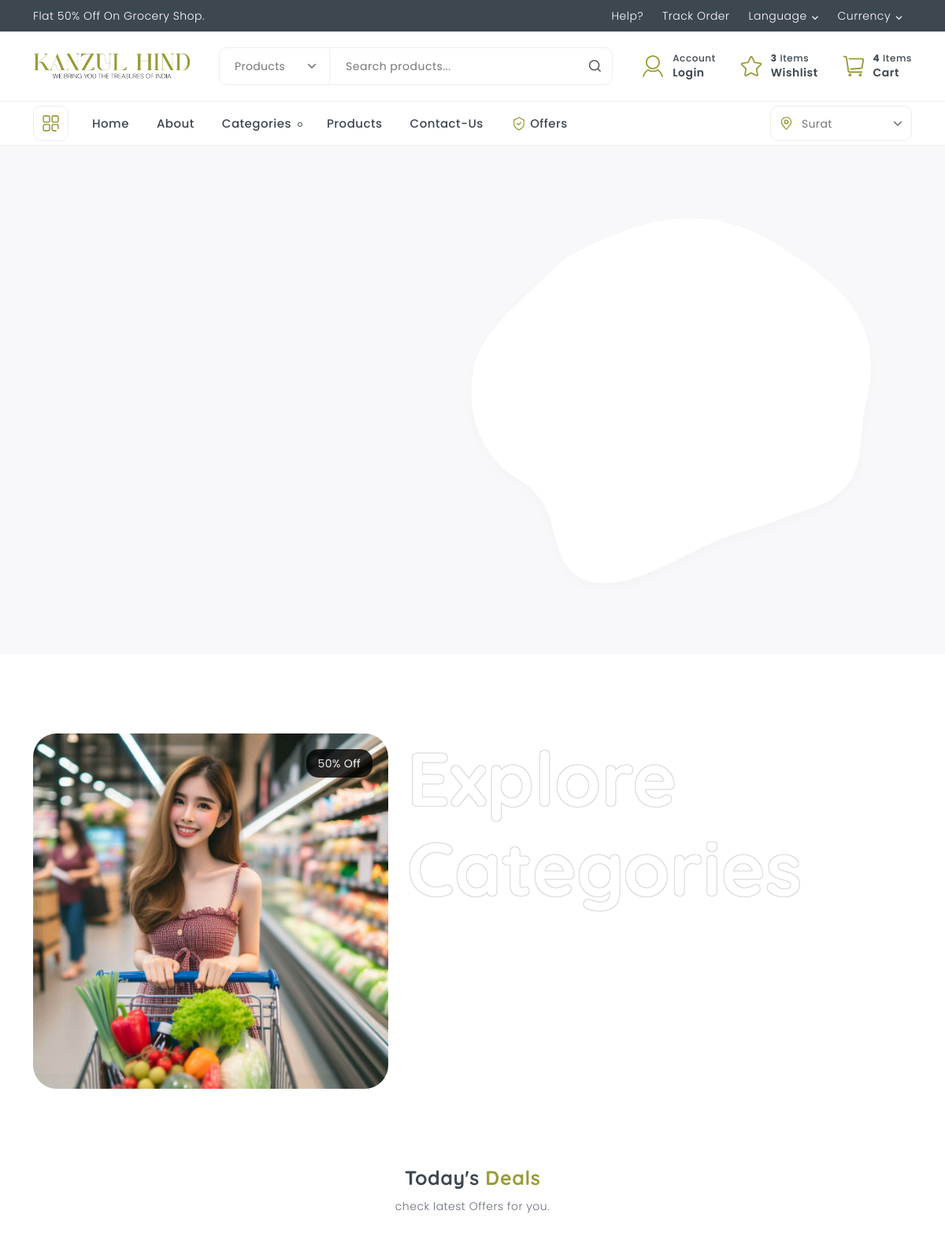
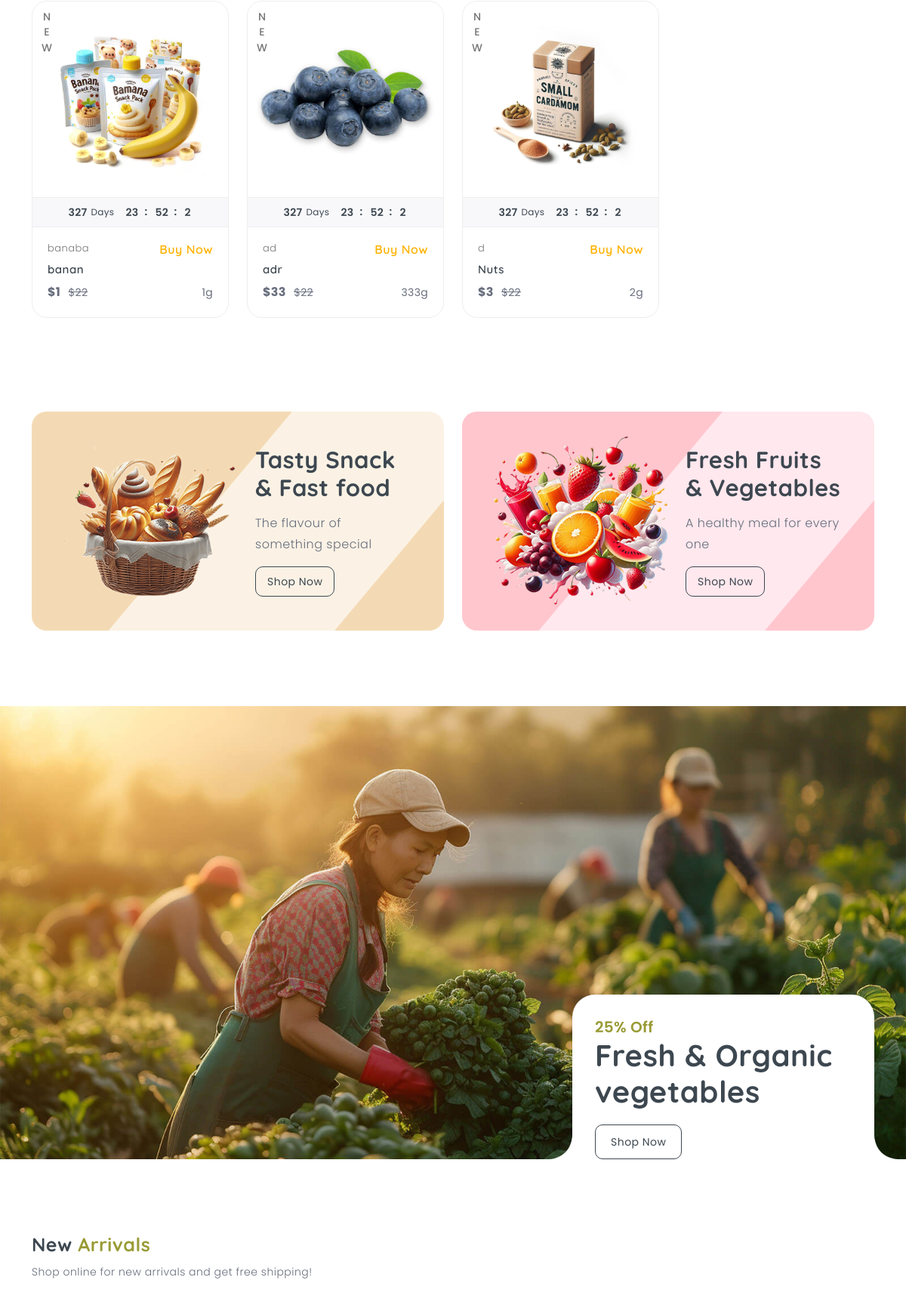
The page / (upper part) on the database its author committed (2 pictures, top to bottom).
### web/models.py (models this page shows, shortened)
class Product(models.Model):
    name = models.CharField(max_length=200)
    subname = models.CharField(max_length=200)
    image = models.ImageField(upload_to='product_images/')
    image1 = models.ImageField(upload_to='product_images/')
    price = models.IntegerField()
    gram = models.IntegerField()
    category = models.ForeignKey(Category, on_delete=models.CASCADE, related_name='products')
    has_offer = models.BooleanField(default=False)
    new_arrivals = models.BooleanField(default=False)
    class Meta:
        verbose_name = 'Product'
        verbose_name_plural = 'Products'

### web/views.py (the view)
# urls.py: path("",views.index,name="index"),
def index(request):
    offers = Product.objects.filter(has_offer=True)
    arrivels = Product.objects.filter(new_arrivals=True)
    return render(request, "web/index.html", {
        'offers': offers,
        'arrivels': arrivels,
    })

### web/context_processors.py (called while the page is built)
def category_context(request):
    categories = Category.objects.all()
    return {
        'categories': categories
    }

### template/web/index.html (shortened to what this page needs)
{% extends "web/base.html" %}
{% load static %}
{% block content %}
    <section class="section-hero margin-b-50">
        <div class="container">
            <div class="row">
                <div class="col-12">
                    <div class="hero-slider swiper-container">
                        <div class="swiper-wrapper">
                            <div class="swiper-slide slide-1">
                                <div class="row mb-minus-24">
                                    <div class="col-lg-6 col-12 order-lg-1 order-2 mb-24">
                                        <div class="hero-contact">
                                        </div>
                                    </div>
                                    <div class="col-lg-6 col-12 order-lg-2 order-1 mb-24">
                                        <div class="hero-image">
                                            <svg xmlns="http://www.w3.org/2000/svg" viewBox="0 0 300 300"
                                                class="animate-shape">
                                                <linearGradient id="shape_1" x1="100%" x2="0%" y1="100%" y2="0%">
                                                </linearGradient>
                                                <path d="">
                                                    <animate repeatCount="indefinite" attributeName="d" dur="15s"
                                                        values="" />
                                                </path>
                                            </svg>
                                        </div>
                                    </div>
                                </div>
                            </div>
                            <div class="swiper-slide slide-2">
                                <div class="row mb-minus-24">
                                    <div class="col-lg-6 col-12 order-lg-1 order-2 mb-24">
                                        <div class="hero-contact">
                                        </div>
                                    </div>
                                </div>
                            </div>
                        </div>
                    </div>
                </div>
            </div>
        </div>
    </section>
    <section class="section-category padding-tb-50">
        <div class="container">
            <div class="row mb-minus-24">
                <div class="col-lg-5 col-12 mb-24">
                    <div class="bb-category-img">
                        <img src="{% static "assets/img/category/category.jpg" %}" alt="category">
                        <div class="bb-offers">
                            <span>50% Off</span>
                        </div>
                    </div>
                </div>
                <div class="col-lg-7 col-12 mb-24">
                    <div class="bb-category-contact">
                        <div class="category-title" data-aos="fade-up" data-aos-duration="1000" data-aos-delay="600">
                            <h2>Explore Categories</h2>
                        </div>
                    </div>
                </div>
            </div>
        </div>
    </section>
    <section class="section-offer padding-tb-50">
        <div class="container">
            <div class="row">
                <div class="col-12">
                    <div class="section-title bb-center" data-aos="fade-up" data-aos-duration="1000"
                        data-aos-delay="200">
                        <div class="section-detail">
                            <h2 class="bb-title">Today's<span> Deals</span></h2>
                            <p>check latest Offers for you.</p>
                        </div>
                    </div>
                </div>
                {% for product in offers %}
                <div class="col-xl-3 col-md-4 col-6 mb-24 bb-product-box" data-aos="fade-up" data-aos-duration="1000"
                    data-aos-delay="200">
                    <div class="bb-pro-box">
                        <div class="bb-pro-img">
                            <span class="flags">
                                <span>New</span>
                            </span>
                            <a href="javascript:void(0)">
                                <div class="inner-img">
                                    <img class="main-img" src="{{product.image.url}}" alt="product-1">
                                </div>
                            </a>
                        </div>
                        <div class="timer1 timer dealend-timer" data-date="September 30, 2025 19:15:10 PDT"></div>
                        <div class="bb-pro-contact">
                            <div class="bb-pro-subtitle">
                                <a href="shop-left-sidebar-col-3.html">{{product.name}}</a>
                              <a href="https://api.whatsapp.com/send?phone=7356700463&text=Hi, I am interested in the product {{ product.subname }}."><h6 style="color:#FFB200">Buy Now</h6></a>
                            </div>
                            <h4 class="bb-pro-title"><a href="product-left-sidebar.html">{{product.subname}}</a></h4>
                            <div class="bb-price">
                                <div class="inner-price">
                                    <span class="new-price">${{product.price}}</span>
                                    <span class="old-price">$22</span>
                                </div>
                                <span class="last-items">{{product.gram}}g</span>
                            </div>
                        </div>
                    </div>
                </div>
               {% endfor %}
            </div>
        </div>
    </section>
    <section class="section-banner-one padding-tb-50">
        <div class="container">
            <div class="row mb-minus-24">
                <div class="col-lg-6 col-12 mb-24" data-aos="fade-up" data-aos-duration="1000" data-aos-delay="400">
                    <div class="banner-box bg-box-color-one">
                        <div class="inner-banner-box">
                            <div class="side-image">
                                <img src="{% static "assets/img/banner-one/one.png" %}" alt="one">
                            </div>
                            <div class="inner-contact">
                                <h5>Tasty Snack & Fast food</h5>
                                <p>The flavour of something special</p>
                                <a href="{% url "product" %}" class="bb-btn-1">Shop Now</a>
                            </div>
                        </div>
                    </div>
                </div>
                <div class="col-lg-6 col-12 mb-24" data-aos="fade-up" data-aos-duration="1000" data-aos-delay="400">
                    <div class="banner-box bg-box-color-two">
                        <div class="inner-banner-box">
                            <div class="side-image">
                                <img src="{% static "assets/img/banner-one/two.png" %}" alt="two">
                            </div>
                            <div class="inner-contact">
                                <h5>Fresh Fruits & Vegetables</h5>
                                <p>A healthy meal for every one</p>
                                <a href="{% url "product" %}" class="bb-btn-1">Shop Now</a>
                            </div>
                        </div>
                    </div>
                </div>
            </div>
        </div>
    </section>
    <section class="section-banner-two margin-tb-50">
        <div class="container">
            <div class="row">
                <div class="col-12 banner-justify-box-contact">
                    <div class="banner-two-box">
                        <span>25% Off</span>
                        <h4>Fresh & Organic vegetables</h4>
                        <a href="javascript:void(0)" class="bb-btn-1">Shop Now</a>
                    </div>
                </div>
            </div>
        </div>
    </section>
    <section class="section-product-tabs padding-tb-50">
        <div class="container">
            <div class="row">
                <div class="col-12">
                    <div class="section-title bb-deal" data-aos="fade-up" data-aos-duration="1000" data-aos-delay="200">
                        <div class="section-detail">
                            <h2 class="bb-title">New <span>Arrivals</span></h2>
                            <p>Shop online for new arrivals and get free shipping!</p>
                        </div>
                    </div>
                </div>
            </div>
        </div>
    </section>
    {% endblock %}

### rows shown on the page
Product: image (picture), name "banaba", subname "banan", price "1", gram "1"
Product: image (picture), name "ad", subname "adr", price "33", gram "333"
Product: image (picture), name "d", subname "Nuts", price "3", gram "2"
